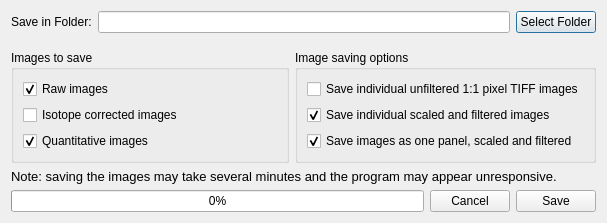
<?xml version="1.0" encoding="UTF-8"?>
<ui version="4.0">
 <class>MsiSaveDialog</class>
 <widget class="QDialog" name="MsiSaveDialog">
  <property name="geometry">
   <rect>
    <x>0</x>
    <y>0</y>
    <width>607</width>
    <height>223</height>
   </rect>
  </property>
  <property name="minimumSize">
   <size>
    <width>0</width>
    <height>0</height>
   </size>
  </property>
  <property name="windowTitle">
   <string>Save files</string>
  </property>
  <layout class="QVBoxLayout" name="verticalLayout_2">
   <item>
    <layout class="QHBoxLayout" name="horizontalLayout_3">
     <item>
      <widget class="QLabel" name="label_select_folder">
       <property name="text">
        <string>Save in Folder:</string>
       </property>
      </widget>
     </item>
     <item>
      <widget class="QLineEdit" name="line_edit_save_folder">
       <property name="readOnly">
        <bool>true</bool>
       </property>
      </widget>
     </item>
     <item>
      <widget class="QPushButton" name="button_choose_save_folder">
       <property name="text">
        <string>Select Folder</string>
       </property>
      </widget>
     </item>
    </layout>
   </item>
   <item>
    <spacer name="verticalSpacer">
     <property name="orientation">
      <enum>Qt::Vertical</enum>
     </property>
     <property name="sizeHint" stdset="0">
      <size>
       <width>20</width>
       <height>40</height>
      </size>
     </property>
    </spacer>
   </item>
   <item>
    <layout class="QHBoxLayout" name="horizontalLayout_4">
     <item>
      <widget class="QGroupBox" name="groupBox">
       <property name="minimumSize">
        <size>
         <width>0</width>
         <height>0</height>
        </size>
       </property>
       <property name="title">
        <string>Images to save</string>
       </property>
       <layout class="QVBoxLayout" name="verticalLayout_3">
        <item>
         <widget class="QCheckBox" name="check_box_save_raw">
          <property name="text">
           <string>Raw images</string>
          </property>
          <property name="checked">
           <bool>true</bool>
          </property>
         </widget>
        </item>
        <item>
         <widget class="QCheckBox" name="check_box_save_iso">
          <property name="text">
           <string>Isotope corrected images</string>
          </property>
         </widget>
        </item>
        <item>
         <widget class="QCheckBox" name="check_box_save_quant">
          <property name="text">
           <string>Quantitative images</string>
          </property>
          <property name="checked">
           <bool>true</bool>
          </property>
         </widget>
        </item>
       </layout>
      </widget>
     </item>
     <item>
      <widget class="QGroupBox" name="groupBox_2">
       <property name="minimumSize">
        <size>
         <width>0</width>
         <height>0</height>
        </size>
       </property>
       <property name="title">
        <string>Image saving options</string>
       </property>
       <layout class="QVBoxLayout" name="verticalLayout_4">
        <item>
         <widget class="QCheckBox" name="check_box_save_individual">
          <property name="text">
           <string>Save individual unfiltered 1:1 pixel TIFF images</string>
          </property>
         </widget>
        </item>
        <item>
         <widget class="QCheckBox" name="check_box_save_filtered">
          <property name="text">
           <string>Save individual scaled and filtered images</string>
          </property>
          <property name="checked">
           <bool>true</bool>
          </property>
         </widget>
        </item>
        <item>
         <widget class="QCheckBox" name="check_box_save_multi">
          <property name="text">
           <string>Save images as one panel, scaled and filtered</string>
          </property>
          <property name="checked">
           <bool>true</bool>
          </property>
         </widget>
        </item>
       </layout>
      </widget>
     </item>
    </layout>
   </item>
   <item>
    <widget class="QLabel" name="label">
     <property name="font">
      <font>
       <pointsize>10</pointsize>
      </font>
     </property>
     <property name="text">
      <string>Note: saving the images may take several minutes and the program may appear unresponsive.</string>
     </property>
    </widget>
   </item>
   <item>
    <layout class="QHBoxLayout" name="horizontalLayout_2">
     <item>
      <widget class="QProgressBar" name="progress_bar_save_images">
       <property name="value">
        <number>0</number>
       </property>
      </widget>
     </item>
     <item>
      <widget class="QPushButton" name="button_cancel">
       <property name="text">
        <string>Cancel</string>
       </property>
      </widget>
     </item>
     <item>
      <widget class="QPushButton" name="button_save">
       <property name="text">
        <string>Save</string>
       </property>
      </widget>
     </item>
    </layout>
   </item>
  </layout>
 </widget>
 <resources/>
 <connections/>
</ui>
